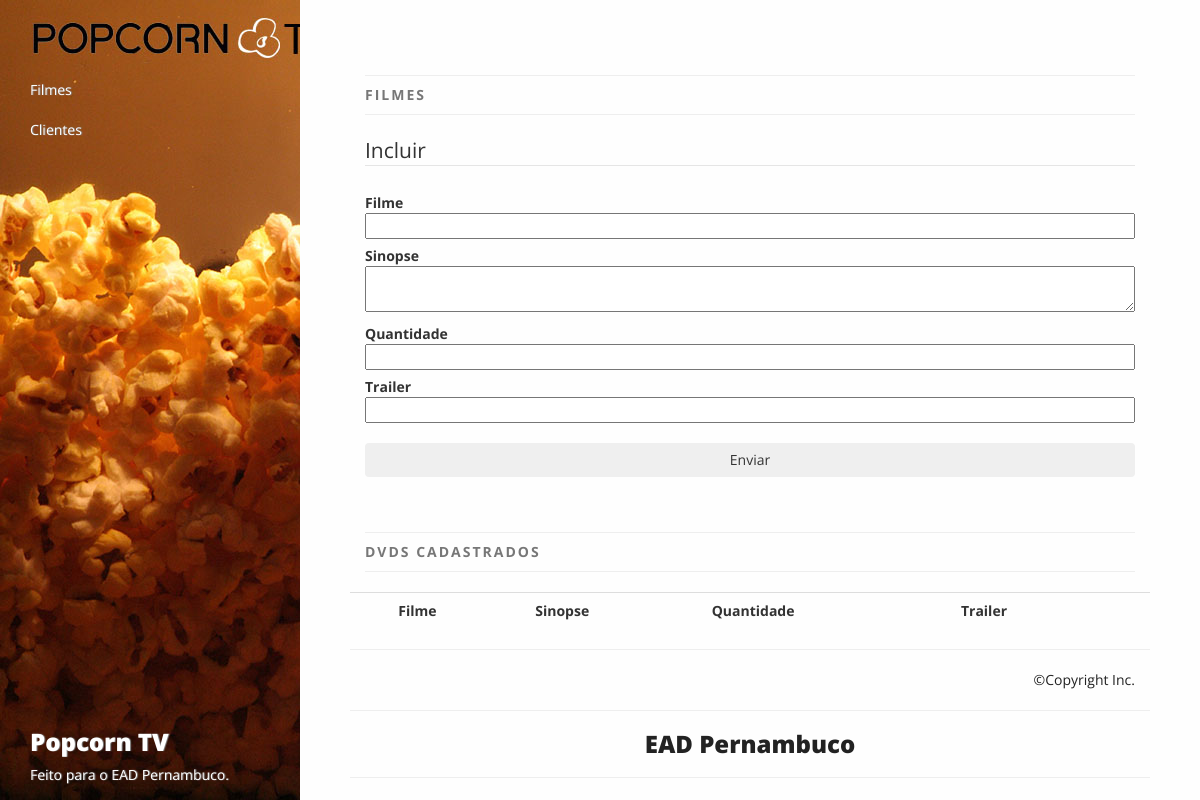
Before: / with the older database file.
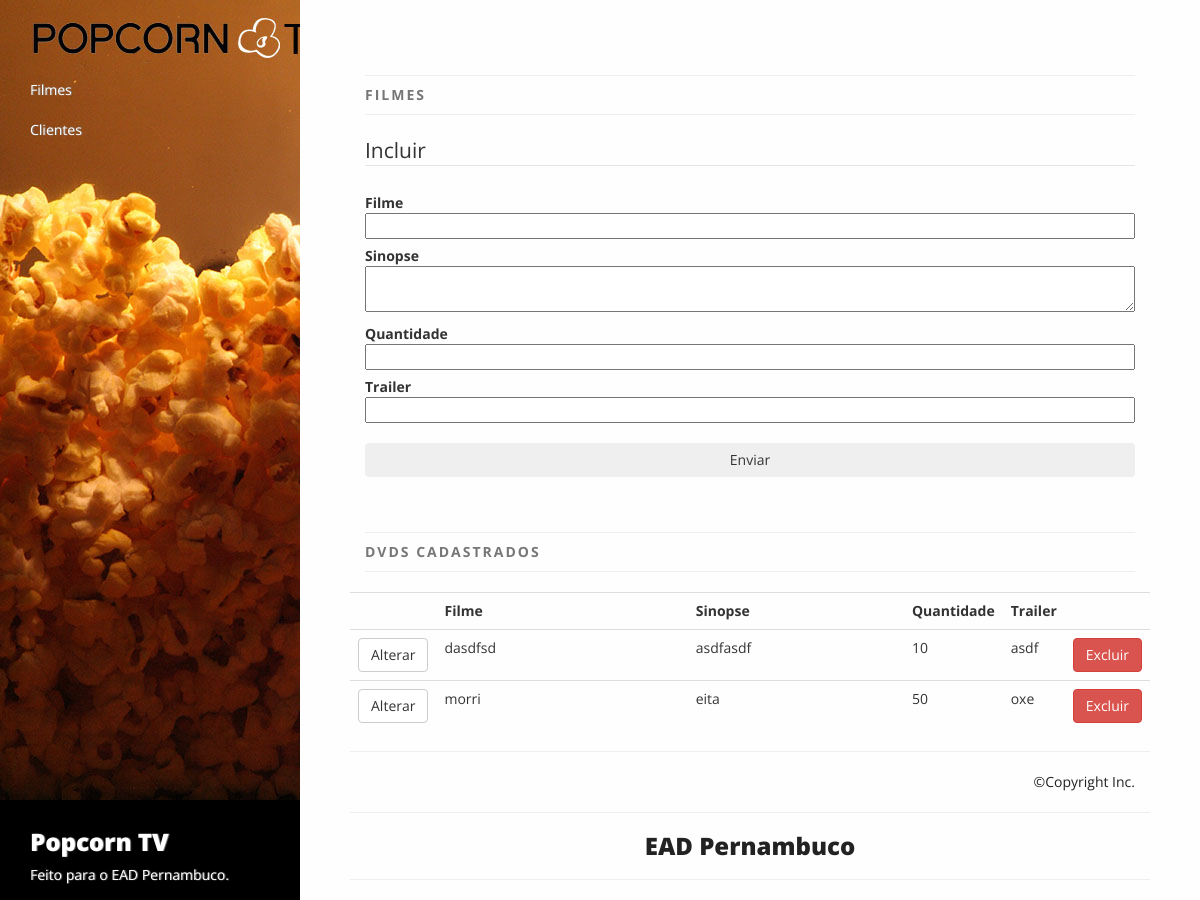
After: the same page with the newer database file.
### tables this page shows
CREATE TABLE IF NOT EXISTS `filmes` (
  `codigo` int(11) NOT NULL AUTO_INCREMENT,
  `titulo` varchar(255) DEFAULT NULL,
  `sinopse` varchar(255) DEFAULT NULL,
  `quantidade` varchar(11) DEFAULT NULL,
  `trailer` varchar(255) DEFAULT NULL,
  PRIMARY KEY (`codigo`)
);

### app/Filmes.php (called while the page is built, shortened)
<?php
class Filmes
{
    private $titulo;
    private $sinopse;
    private $quantidade;
    private $trailer;
    public function __construct($titulo,$codigo,$sinopse,$quantidade,$trailer)
    {
        $this->titulo = $titulo;
        $this->sinopse = $sinopse;
        $this->quantidade = $quantidade;
        $this->trailer = $trailer;
    }
    public function getTitulo()
    {
        return $this->titulo;
    }
    public function getSinopse()
    {
        return $this->sinopse;
    }
    public function getQuantidade()
    {
        return $this->quantidade;
    }
    public function getTrailer()
    {
        return $this->trailer;
    }
}

### app/RepositorioFilmes.php (called while the page is built, shortened)
<?php
require_once 'Conexao.php';
require_once 'Filmes.php';
class RepositorioFilmesMySQL implements IRepositorioFilmes
{
	private $conexao;
	public function __construct()
	{
		$this->conexao = new Conexao("localhost","root","","popcorntv");
	}
	public function getListarFilmes()
	{
		$listagem = $this->conexao->execultarQuery("SELECT * FROM filmes");
		$arrayFimes = array();
		while ($linha= mysqli_fetch_array($listagem))
		{
			$filme = new Filmes(
				$linha['titulo'],
				$linha['codigo'],
				$linha['sinopse'],
				$linha['quantidade'],
				$linha['trailer']
			);
			array_push($arrayFimes,$filme);
		}
		return $arrayFimes;
	}
}

### app/Conexao.php (called while the page is built, shortened)
<?php
class Conexao
{
	private $host;
	private $usuario;
	private $senha;
	private $banco;
	private $conexao;
	public function __construct($host,$usuario,$senha,$banco){
		$this->host = $host;
		$this->usuario = $usuario;
		$this->senha = $senha;
		$this->banco = $banco;
	}
	public function conectar(){
		$this->conexao = mysqli_connect($this->host,$this->usuario,$this->senha,$this->banco);
	if(mysqli_connect_errno($this->conexao)){
		return false;
	}else{
			mysqli_query($this->conexao, "SET NAMES 'utf-8';");
			return true;
		}
	}
	function execultarQuery($sql){
		return mysqli_query($this->conexao,$sql);
	}
}

### index.php (the view, shortened to what this page needs)
<?php
	require 'app/RepositorioFilmes.php';
	$filmes = $repositorio->getListarFilmes();
?>
<!DOCTYPE html>
<html lang="en">
	<head>
		<link href="css/bootstrap.min.css" rel="stylesheet">
		<link href="css/styles.css" rel="stylesheet">
	</head>
	<body>
<div class="wrapper">
    <div class="box">
        <div class="row">
            <div class="column col-sm-3" id="sidebar">
                <a class="logo" href="#"><span>Popcorn TV</span></a>
                <ul class="nav">
                    <li class="active"><a href="index.php">Filmes</a>
                    </li>
                    <li><a href="#">Clientes</a>
                    </li>
                </ul>
                <ul class="nav hidden-xs" id="sidebar-footer">
                    <li>
                      <a href="#"><h3>Popcorn TV</h3>Feito para o EAD Pernambuco.</a>
                    </li>
                </ul>
            </div>
            <div class="column col-sm-9" id="main">
                <div class="padding">
                    <div class="full col-sm-9">
                        <div class="col-sm-12" id="featured">
                          <div class="page-header text-muted">Filmes</div>
                          <form class="form-horizontal">
							<fieldset>
							<legend>Incluir</legend>
							<div class="control-group">
							  <label class="control-label" for="filme">Filme</label>
							  <div class="controls">
							    <input id="filme" name="filme" type="text" />
							  </div>
							</div>
							<div class="control-group">
							  <label class="control-label" for="sinopse">Sinopse</label>
							  <div class="controls">
							    <textarea id="sinopse" name="sinopse"></textarea>
							  </div>
							</div>
							<div class="control-group">
							  <label class="control-label" for="quantidade">Quantidade</label>
							  <div class="controls">
							    <input id="cartaz" name="quantidade" type="text" placeholder="" class="input-xxlarge">
							  </div>
							</div>
							<div class="control-group">
							  <label class="control-label" for="trailer">Trailer</label>
							  <div class="controls">
							    <input id="trailer" name="trailer" type="text" placeholder="" class="input-xxlarge">
							  </div>
							</div>
							<div class="control-group">
							  <div class="controls">
							    <input type="submit" class="btn btn-inverse" value="Enviar" />
							  </div>
							</div>
							</fieldset>
							</form>
                        </div>
                        <div class="col-sm-12" id="stories">
                          <div class="page-header text-muted divider">
                            DVDs Cadastrados
                          </div>
                        </div>
                        <table class="table table-hover">
                        	<tr>
                        		<th></th>
                        		<th>Filme</th>
								<th>Sinopse</th>
								<th>Quantidade</th>
								<th>Trailer </th>
                        		<th></th>
                        	</tr>
								<?php while ($filmeTemporario = array_shift($filmes)) {
								?>
                        	<tr>
                        		<td class="col-md-1"><a class="btn btn-default" href="#" role="button">Alterar</a></td>
                        		<td class="col-md-6"><?php echo $filmeTemporario->getTitulo() ?></td>
								<td class="col-md-6"><?php echo $filmeTemporario->getSinopse() ?></td>
								<td class="col-md-6"><?php echo $filmeTemporario->getQuantidade() ?></td>
								<td class="col-md-6"><?php echo $filmeTemporario->getTrailer() ?></td>
                        		<td class="col-md-1"><a class="btn btn-danger" href="#" role="button">Excluir</a></td>
                        	</tr>
							<?php } ?>
						</table>
                        <hr>
                        <div class="row" id="footer">
                          <div class="col-sm-6">
                          </div>
                          <div class="col-sm-6">
                            <p>
                            <a href="#" class="pull-right">©Copyright Inc.</a>
                            </p>
                          </div>
                        </div>
                      <hr>
                      <h3 class="text-center">
                      <a href="#" target="ext">EAD Pernambuco</a>
                      </h3>
                      <hr>
                    </div>
                </div>
            </div>
        </div>
    </div>
</div>
	</body>
</html>

### css/styles.css (style rules this page uses)
html, body { height: 100%; font-family:'Open Sans',arial,sans-serif; }
a { color:#222222; }
.wrapper, .row { height: 100%; margin-left:0; margin-right:0; }
.wrapper:before, .wrapper:after, .column:before, .column:after { content: ""; display: table; }
.wrapper:after, .column:after { clear: both; }
.column { height: 100%; overflow: auto; *zoom:1; }
.column .padding { padding: 20px; }
.box { bottom: 0; left: 0; position: absolute; right: 0; top: 0; background-image:url('../images/bg.jpg'); background-color: #000000; background-attachment:fixed; background-repeat: no-repeat; }
.divider { margin-top:32px; }
#main { background-color:#fefefe; }
#sidebar, #sidebar a { color:#ffffff; background-color:transparent; text-shadow:1px 0 1px #888888; }
#sidebar a.logo { display:block; padding:3px; color:#777777; height:40px; width:40px; margin:15px; font-size:26px; font-weight:700; text-align:center; text-decoration:none; text-shadow:0 0 0; }
#sidebar-footer { position:absolute;bottom:5px; }
#footer { margin-bottom:20px; }
h1,h2,h3 { font-weight:800; font-family:'Open Sans',arial,sans-serif; }
.page-header { margin-top: 55px; padding-top: 9px; border-top:1px solid #eeeeee; font-weight:700; text-transform:uppercase; letter-spacing:2px; }
.col-sm-9.full { width: 100%; }
input, textarea { width: 100%; }

Changed rows visible on the page:
added filmes: titulo "dasdfsd", sinopse "asdfasdf", quantidade "10", trailer "asdf"
added filmes: titulo "morri", sinopse "eita", quantidade "50", trailer "oxe"
